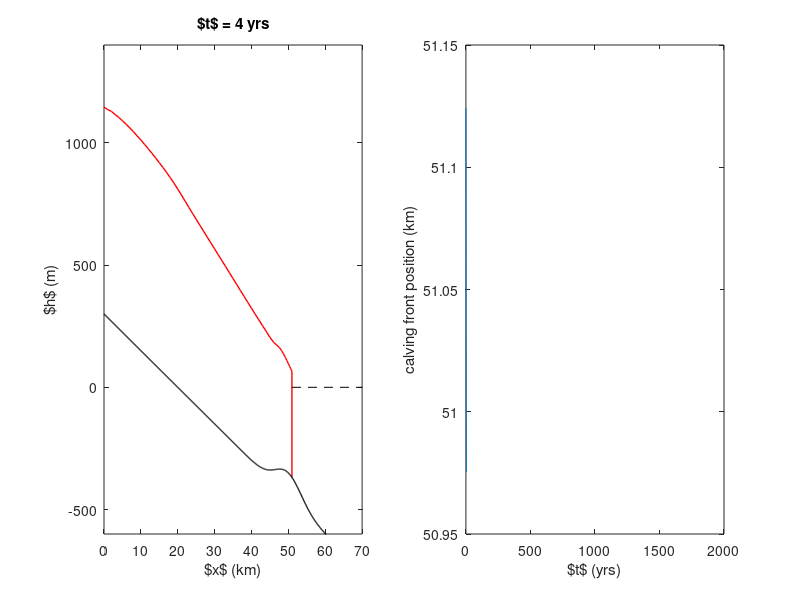

MATLAB code for this plot: (Note: this script raises an error after producing the figure.)
function [t,XC,SMBsave,sol,x0,hb0] = flowline_donald

clear; close all;
warning off; % turn off warnings (velocity coefficient matrix is close to singular)
plotflag = 1;

%% define time and space independent variables

% densities and g
p.rho_i = 917; % ice density (kg m^-3)
p.rho_sw = 1028; % ocean water density (kg m^-3)
p.rho_fw = 1000; % fresh water density (kg m^-3)
p.g = 9.81; % acceleration (m s^-2)

% stress parameters
p.m = 1/3; % basal sliding exponent
p.C = 5.624e6; % basal roughness factor ((m/s)^(-1/m)) 
p.n = 3; % flow law exponent
p.A = 4.22e-25; % rate factor (Pa^-n s^-1)

% numerical parameters
p.velreg = 1e-25; % velocity regulariser

% climate parameters
smb1 = 4/(86400*365); t1 = 200;
smb2 = 0.8/(86400*365); t2 = 1500;
smb3 = 4/(86400*365);

% grid spacing
dxmin = 200; % calving front grid spacing (m)
dxpad = 2000; % distance around these points with min grid spacing (m)
nramp = 5; % number of points over which to ramp up/down resolution
dxmax = 1000; % target max grid spacing (m) 

% time stepping (s)
dt = 0.1*86400*365;
t_start = 0*86400*365;
t_end = 2000*86400*365;
t = [t_start:dt:t_end];

% glacier geometry
x0 = [0:100:100e3]; % initial space vector
hb0 = 300-1500*x0/100e3; % bed topo (m)
W0 = 0*x0+5e3; % width (m)

% add gaussian bump
bumptop = 50e3;
bumpwidth = 5e3;
bumpheight = 100;
hb0 = hb0 + bumpheight*exp(-((x0-bumptop)/bumpwidth).^2);

% initialisation
H = 1000-1100*x0/100e3; H(H<0)=0; % ice thickness (m)
U = (100/(86400*365))*x0/100e3; % ice velocity (m/s)
x = x0; % initial space vector
hb = hb0; % bed topo (m)
W = W0; % width (m)

% calving
runtype = 'faf'; % fraction above flotation
faf = 1.05; % fraction above flotation

% saving
ts = [199,700,1499,1600];
si = 1;

%% Run the flowline model

if plotflag == 1,
    figure();
end

for i=1:length(t),
    
    % find the calving front location - subgridscale scheme
    if strmatch(runtype,'faf');
        xcf = interp1(-faf*p.rho_sw*hb/p.rho_i-H,x,0,'pchip');
    end
    XC(i) = xcf;
    
    % create coordinate system that hits cf exactly
    % has resolution dxmin around these points
    % has resolution dxmax away from these points
    % and has smooth variation between
    dxramp = linspace(dxmax,dxmin,nramp+2);
    ramplength = sum(dxramp(2:end-1));
    intlength = xcf-dxpad-ramplength;
    dxint = intlength/round(intlength/dxmax);
    dxn = [dxint*ones(1,round(intlength/dxmax)),dxramp(2:end-1),dxmin*ones(1,dxpad/dxmin)];
    xn = [0,cumsum(dxn)];
    
    % get geometry on new coordinates
    hb = interp1(x0,hb0,xn,'pchip');
    W = interp1(x0,W0,xn,'pchip');
    H = interp1(x,H,xn,'pchip');
    U = interp1(x,U,xn,'pchip');
    x = xn;
    
    % new surface mass balance
    if t(i)/(365*86400)<t1,
        SMB = smb1*ones(1,length(x));
        SMBsave(i) = smb1;
    elseif t(i)/(365*86400)<t2,
        SMB = smb2*ones(1,length(x));
        SMBsave(i) = smb2;
    else
        SMB = smb3*ones(1,length(x));
        SMBsave(i) = smb3;
    end

    % calculate surface elevation and slope
    h = hb+H; % surface elevation (m)
    
    if plotflag == 1,
        if mod(i-1,40)==0,
            subplot(1,2,1); cla;
            plot(x/10^3,h,'r','linewidth',1); hold on;
            plot(x(end)*[1,1]/10^3,[hb(end),h(end)],'r','linewidth',1);
            plot(x0/10^3,hb0,'k','linewidth',1);
            plot([x(end),x0(end)]/10^3,[0,0],'k--');
            title(['$t$ = ',num2str(t(i)/(365*86400)),' yrs']);
            xlim([0 70]); ylim([-600 1400]);
            xlabel('$x$ (km)'); ylabel('$h$ (m)');
            subplot(1,2,2); cla;
            plot(t(1:i)/(365*86400),XC(1:i)/10^3);
            xlim([0,t(end)]/(365*86400));
            xlabel('$t$ (yrs)'); ylabel('calving front position (km)');
            drawnow;
        end
    end
        
    % solve for velocity
    U = U_convergence(x,U,H,h,W,p);
    
    % save variables if wanted
    if ~isempty(find(t(i)/(365*86400)-ts==0)),
        sol(si).x = x;
        sol(si).U = U;
        sol(si).h = h;
        sol(si).t = t(i)/(365*86400);
        sol(si).hb = hb;
        sol(si).smb = SMBsave(i);
        sol(si).xc = x(end);
        si = si+1;
    end
       
    % calculate ice flux
    F = U.*H.*W; % ice flux (m^3 s^-1)
    
    % change in thickness term
    c = length(x);
    clearvars dHdt
    dHdt(1) = (-1/W(1))*(F(2)-F(1))/(x(2)-x(1)) + SMB(1);
    dHdt(2:c-1) = (-1./W(2:c-1)).*(F(3:c)-F(1:c-2))./(x(3:c)-x(1:c-2)) + SMB(2:c-1);
    dHdt(c) = (-1/W(c))*(F(c)-F(c-1))/(x(c)-x(c-1)) + SMB(c);
    
    % new thickness
    H = H + dHdt*dt; 
        
end

end

%% solve the stress balance to obtain speed
function U = U_convergence(x,U,H,h,W,p)

b = 1;
    
while b<=50,

    % get the H*visc term on the staggered grid
    % note Hnu(i) is the same as Hnu(i+1/2) in my notes
    c = length(x);
    Hnu(1:c-1) = 0.5*p.A^(-1/p.n)*(H(2:c)+H(1:c-1))...
                       .*(abs((U(2:c)-U(1:c-1))./(x(2:c)-x(1:c-1)))+p.velreg).^(1/p.n-1);

    % linearisation for lateral resistance
    gamma = U.^(1/p.n-1);
    % set maximum otherwise approaches infty as U->0
    Umin = 1e-9;
    gammamax = Umin^(1/p.n-1);
    gamma(gamma>gammamax) = gammamax;
    % set linearisation at ice divide
    % why? just because U=0 there? this would already be covered by gammamax    
    gamma(1) = gamma(2);

    % linearisation for basal resistance
    eta = U.^(p.m-1);
    % set maximum otherwise approaches infty as U->0
    etamax = Umin^(p.m-1);
    eta(eta>etamax) = etamax;
    % set linearisation at ice divide
    % why? just because U=0 there? this would already be covered by etamax
    eta(1) = eta(2);

    % set-up coefficient vectors for the linearized stress terms
    % as in Enderlin 2013: C(k)*U(k-1)+E(k)*U(k)+G(k)*U(k+1) = T(k)
    % set divide coefficients (imposes boundary condition U(1)=0)
    C(1) = 0;
    G(1) = 0;
    T(1) = 0;
    E(1) = 1;
    % coefficients up to calving front
    C(2:c-1) = 2*(2./(x(3:c)-x(1:c-2))).*Hnu(1:c-2)./(x(2:c-1)-x(1:c-2));
    G(2:c-1) = 2*(2./(x(3:c)-x(1:c-2))).*Hnu(2:c-1)./(x(3:c)-x(2:c-1));
    E(2:c-1) = 2*(-2./(x(3:c)-x(1:c-2))).*(Hnu(2:c-1)./(x(3:c)-x(2:c-1))+Hnu(1:c-2)./(x(2:c-1)-x(1:c-2)))...
               -p.C*eta(2:c-1)-((gamma(2:c-1).*H(2:c-1))./W(2:c-1)).*((5./(2*p.A*W(2:c-1))).^(1/p.n));
    T(2:c-1) = p.rho_i*p.g*H(2:c-1).*(h(3:c)-h(1:c-2))./(x(3:c)-x(1:c-2));        
    % at calving front
    C(c) = -1;
    E(c) = 1;
    G(c) = 0;
    T(c) = (p.A*(((p.rho_i*p.g/4)*H(c)*(1-(p.rho_i/p.rho_sw))))^p.n)*(x(c)-x(c-1));

    % create a sparse tri-diagonal matrix for the velocity coefficient vectors
    M = diag(C(2:c),-1) + diag(E(1:c)) + diag(G(1:c-1),1);
    M = sparse(M);

    % perform the matrix inversion to solve for new ice velocities
    Un = (M\T')';

    % check for convergence
    if abs(sum(U-Un))<0.1*abs(sum(U)),
        % if converged, output new velocities
        U = Un; 
        return % break the U iterations
    else
        % if not sufficiently converged, set Un to U and solve the stress balance again
        U = Un;
        b = b+1;      
    end

end

end

